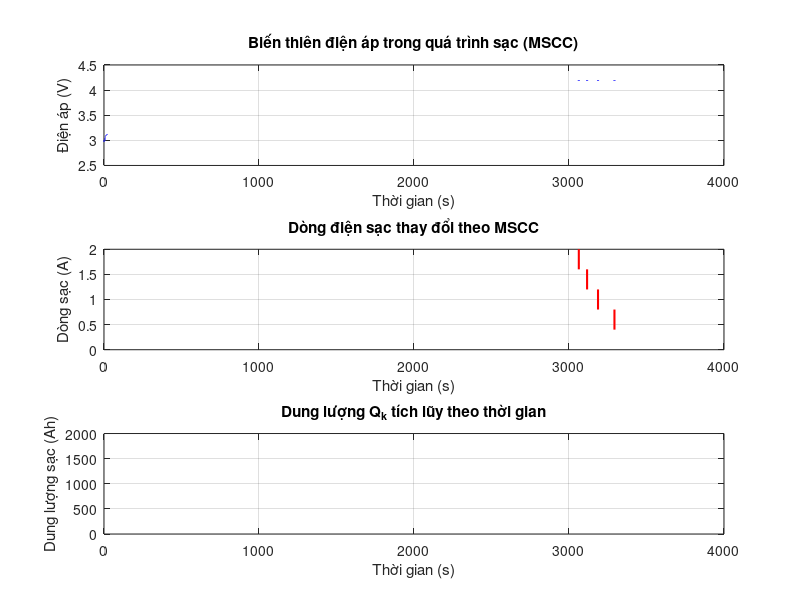

Write the MATLAB code that produced this figure.
function tcc_mscc
    % ================= THÔNG SỐ BAN ĐẦU =================
    state = 1;
    U_cutoff = 4.2;
    Q0 = 2000 * 3.6;            % Dung lượng danh định (C)
    h = 0.01;
    t_max = 10000;

    % ================= KHỞI TẠO DỮ LIỆU =================
    N = t_max / h;
    t = 0:h:t_max;
    Ucp = zeros(1, length(t));
    U_t_arr = zeros(1, length(t));
    Icc_arr = zeros(1, length(t));
    Qk = zeros(1, length(t));   % Dung lượng sạc được (Coulomb)

    % ================= VÒNG LẶP MÔ PHỎNG =================
    for k = 1:N
        t(k) = k * h;
        Icc = State(state);
        Icc_arr(k) = Icc;
        
        if(k>0)
        % Tính Qk (Coulomb)
        Qk(k+1) = Qk(k) + Icc * h;   % Tích phân dòng theo thời gian
        end
        % Tính SoC
        SoC(k) = Qk(k) / Q0;

        % Tính các thông số tương ứng
        OCV(k) = 2.896 + 9.563*SoC(k) - 57.92*SoC(k)^2 + 188.2*SoC(k)^3 ...
               - 340.7*SoC(k)^4 + 347.5*SoC(k)^5 - 184.2*SoC(k)^6 + 38.95*SoC(k)^7;

        R0(k) = 0.039 - 0.131*SoC(k) + 0.507*SoC(k)^2 - 1.129*SoC(k)^3 ...
              + 1.679*SoC(k)^4 - 1.764*SoC(k)^5 + 1.157*SoC(k)^6 - 0.331*SoC(k)^7;

        Rp(k) = 0.048 - 0.318*SoC(k) + 2.075*SoC(k)^2 - 9.171*SoC(k)^3 ...
              + 23.41*SoC(k)^4 - 31.96*SoC(k)^5 + 21.71*SoC(k)^6 - 5.78*SoC(k)^7;

        Cp(k) = 104.9 - 311.3*SoC(k) + 277.9*SoC(k)^2 - 2.435*SoC(k)^3 ...
              - 111.4*SoC(k)^4 + 44.86*SoC(k)^5 - 1.53*SoC(k)^6 + 0.108*SoC(k)^7;

        % RC song song
        Ucp(k+1) = Ucp(k) + h * (-Ucp(k) / (Rp(k) * Cp(k)) + Icc / Cp(k));

        % Điện áp pin
        U_t = OCV(k) + R0(k) * Icc + Ucp(k);
        U_t_arr(k) = U_t;

        % MSCC logic
        if U_t >= U_cutoff
            state = state + 1;
        end

        if state > 5
            
            fprintf('\n======= ĐÃ ĐẠT MSCC =======\n');
            fprintf('Thời gian sạc: %.6f s\n', t(k-1));
            fprintf('SoC tại thời điểm này: %.6f\n', SoC(k-1));
            fprintf('OCV tại thời điểm này: %.6f V\n', OCV(k-1));
            fprintf('Dung lượng Q tại thời điểm này: %.6f Ah\n', Qk(k-1)/3.6);
            fprintf('State: %.6f V\n', state);
            break;
        end
    end

    % =============== VẼ ĐỒ THỊ ===============
    figure(1);

    % Đồ thị điện áp
    subplot(3,1,1);
    plot(t(1:k), U_t_arr(1:k), 'b', 'LineWidth', 1.5);
    xlabel('Thời gian (s)');
    ylabel('Điện áp (V)');
    title('Biến thiên điện áp trong quá trình sạc (MSCC)');
    grid on;

    % Đồ thị dòng điện
    subplot(3,1,2);
    plot(t(1:k), Icc_arr(1:k), 'r', 'LineWidth', 1.5);
    xlabel('Thời gian (s)');
    ylabel('Dòng sạc (A)');
    title('Dòng điện sạc thay đổi theo MSCC');
    grid on;

    % Đồ thị dung lượng Qk
    subplot(3,1,3);
    plot(t(1:k), Qk(1:k)/3.6, 'g', 'LineWidth', 1.5);
    xlabel('Thời gian (s)');
    ylabel('Dung lượng sạc (Ah)');
    title('Dung lượng Q_k tích lũy theo thời gian');
    grid on;
end

function I = State(state)
    switch state 
        case 1
            I = 2;
        case 2
            I = 1.6;
        case 3
            I = 1.2;
        case 4
            I = 0.8;
        case 5
            I = 0.4;
        case 6
            I = 0;
    end
end
